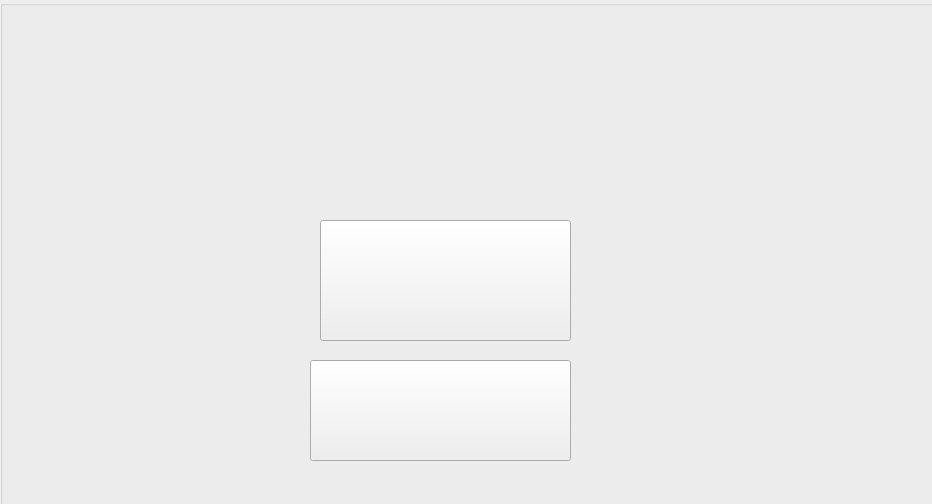
<?xml version="1.0" encoding="UTF-8"?>
<ui version="4.0">
 <class>Form</class>
 <widget class="QWidget" name="Form">
  <property name="geometry">
   <rect>
    <x>0</x>
    <y>0</y>
    <width>932</width>
    <height>504</height>
   </rect>
  </property>
  <property name="windowTitle">
   <string>Form</string>
  </property>
  <property name="styleSheet">
   <string notr="true">QMainWindow {
	background-image: url(:/pic/background.png);
}</string>
  </property>
  <widget class="QGroupBox" name="groupBox">
   <property name="geometry">
    <rect>
     <x>0</x>
     <y>0</y>
     <width>961</width>
     <height>551</height>
    </rect>
   </property>
   <property name="styleSheet">
    <string notr="true">border-image: url(:/pic/background.png);</string>
   </property>
   <property name="title">
    <string/>
   </property>
   <widget class="QPushButton" name="pushButton">
    <property name="geometry">
     <rect>
      <x>320</x>
      <y>220</y>
      <width>251</width>
      <height>121</height>
     </rect>
    </property>
    <property name="styleSheet">
     <string notr="true">border-image: url(:/pic/start2.png);</string>
    </property>
    <property name="text">
     <string/>
    </property>
   </widget>
   <widget class="QPushButton" name="pushButton_2">
    <property name="geometry">
     <rect>
      <x>310</x>
      <y>360</y>
      <width>261</width>
      <height>101</height>
     </rect>
    </property>
    <property name="styleSheet">
     <string notr="true">border-image: url(:/pic/exit3.png);</string>
    </property>
    <property name="text">
     <string/>
    </property>
   </widget>
  </widget>
 </widget>
 <resources/>
 <connections/>
</ui>
